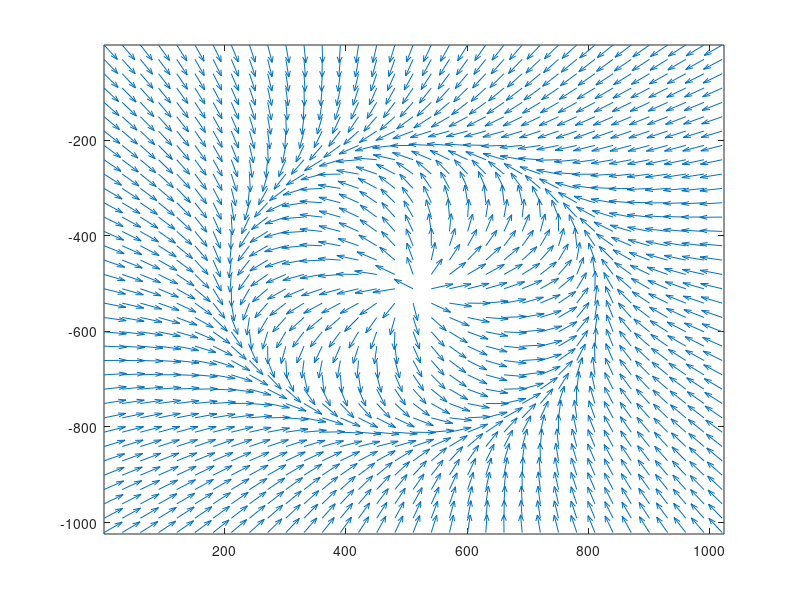
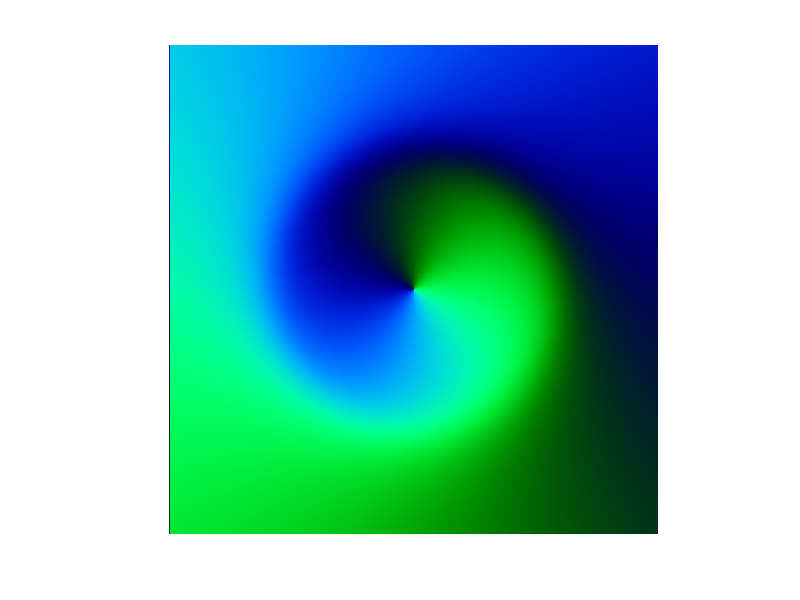

Write the MATLAB code that produced these figures, in order.
%creates a gradient map where the gradients converge on a ring around a center
%point
% R: not used
% G: x gradient (0.5 intensity corresponds to 0 gradient)
% B: y gradient

%square size in pixels
size = 1024;

%position of ring center
center = [512 512];
%radius of ring
radius = 300;
%how strongly the ring itself attracts vs how strong the gradient around
%the ring is
width_factor = 65;

r = zeros(size);
[coords1, coords2] = meshgrid(1:size, 1:size);
%compute direction relative to center point
x_grad_c = center(1) - coords1;
y_grad_c = center(2) - coords2;
%compute direction relative to ring
x_grad = x_grad_c + x_grad_c ./ sqrt(x_grad_c .^2 + y_grad_c .^2) * -radius;
y_grad = y_grad_c + y_grad_c ./ sqrt(x_grad_c .^2 + y_grad_c .^2) * -radius;

x_grad_norm = x_grad_c ./ sqrt(x_grad_c .^2 + y_grad_c .^2);
y_grad_norm = y_grad_c ./ sqrt(x_grad_c .^2 + y_grad_c .^2);
%add the "pull" of the ring itself
x_grad = x_grad - y_grad_norm * width_factor;
y_grad = y_grad + x_grad_norm * width_factor;

%normalize all gradient vectors to same length
magn = sqrt(x_grad .^ 2 + y_grad .^2);
x_grad = x_grad ./ magn;
y_grad = y_grad ./ magn;



%gradient visualization with arrows
gradient_pos_x = 1:30:size;
gradient_pos_x = repmat(gradient_pos_x, length(gradient_pos_x), 1);
gradient_pos_y = gradient_pos_x' * -1;
selected_gradients_x = x_grad(1:30:end, 1:30:end);
selected_gradients_y = y_grad(1:30:end, 1:30:end) * -1;
figure()
quiver(gradient_pos_x, gradient_pos_y, selected_gradients_x, selected_gradients_y);
xlim([1 size]);
ylim([-size -1]);

%normalization for encoding in RGB
total_min = min(min(x_grad(:)), min(y_grad(:)));
total_max = max(max(x_grad(:)), max(y_grad(:)));
x_grad = x_grad / (total_max - total_min)  + 0.5;
y_grad = y_grad / (total_max - total_min)  + 0.5;
figure()
img = zeros(size, size, 3);
img(:, :, 1) = r;
img(:, :, 2) = x_grad;
img(:, :, 3) = y_grad;
imshow(img);
%uncomment this to save the created image
%imwrite(img, 'ring.png');